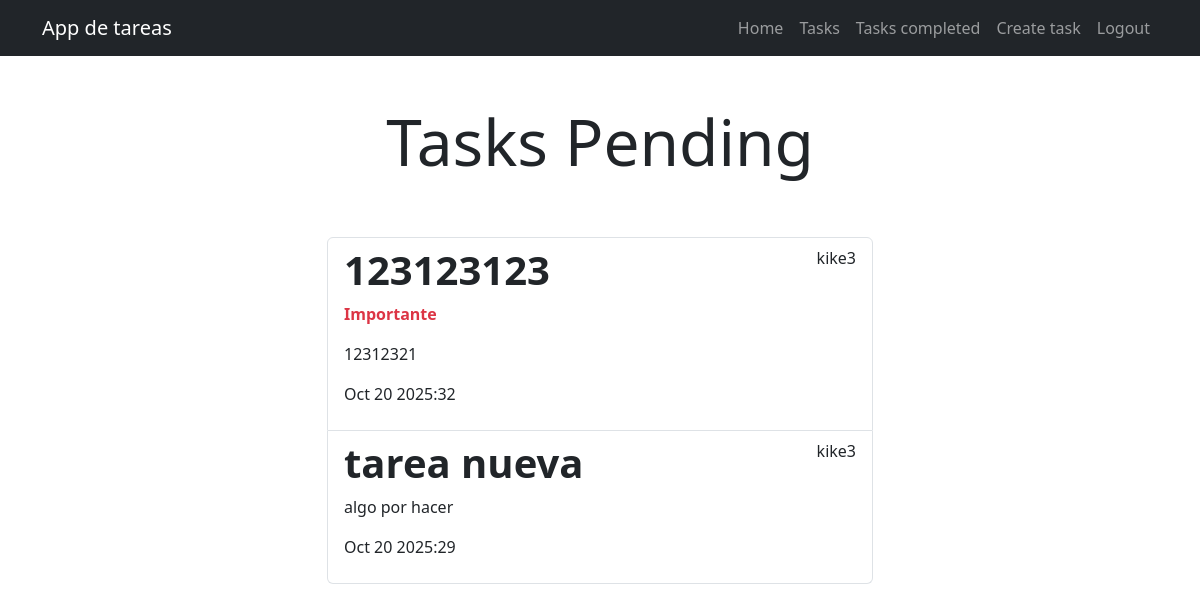
Page /tasks_completed/ (signed in) on the committed database.
### tasks/models.py (models this page shows, shortened)
class Task(models.Model):
    title = models.CharField(max_length=100)
    description = models.TextField(blank=True)
    created = models.DateTimeField(auto_now_add=True)
    datecompleted = models.DateTimeField(null=True, blank=True)
    important = models.BooleanField(default=False)
    user = models.ForeignKey(User, on_delete=models.CASCADE)

### tasks/views.py (the view)
# urls.py: path('tasks_completed/', views.tasks_completed, name='tasks_completed'),
@login_required
def tasks_completed(request):
    tasks = Task.objects.filter(user=request.user, datecompleted__isnull=False).order_by('-datecompleted')
    return render(request, 'tasks.html',{
        'tasks': tasks
    })

### tasks/templates/tasks.html
{% extends 'base.html'%}
{% block content %}
<main class="container">
    <div class="row">
        <div class="col-md-6 offset-md-3">
            <h1 class="text-center display-3 py-5">Tasks Pending</h1>
            <ul class="list-group">
                {% for task in tasks %}
                    <a class="list-group-item" href="{% url 'task_detail' task.id %}">
                        <header class="d-flex justify-content-between">
                            <h1 class="fw-bold">
                                {{task.title}}
                            </h1>
                            <p>
                              {{task.user.username}}
                            </p>
                        </header>
                        {% if task.important%}
                        <p class="fw-bold text-danger"> Importante</p>
                        {% endif %}
                        <p>
                            {{task.description}}
                        </p>
                        <p>
                            {{task.datecompleted|date:'M j Y:i'}}
                        </p>
                    </a>
                {% endfor %}
            </ul>
        </div>
    </div>
</main>
{% endblock %}

### rows in the picture
Task: title "123123123", user.username "kike3", important "Importante", description "12312321", datecompleted "Oct 20 2025:32"
Task: title "tarea nueva", user.username "kike3", description "algo por hacer", datecompleted "Oct 20 2025:29"
